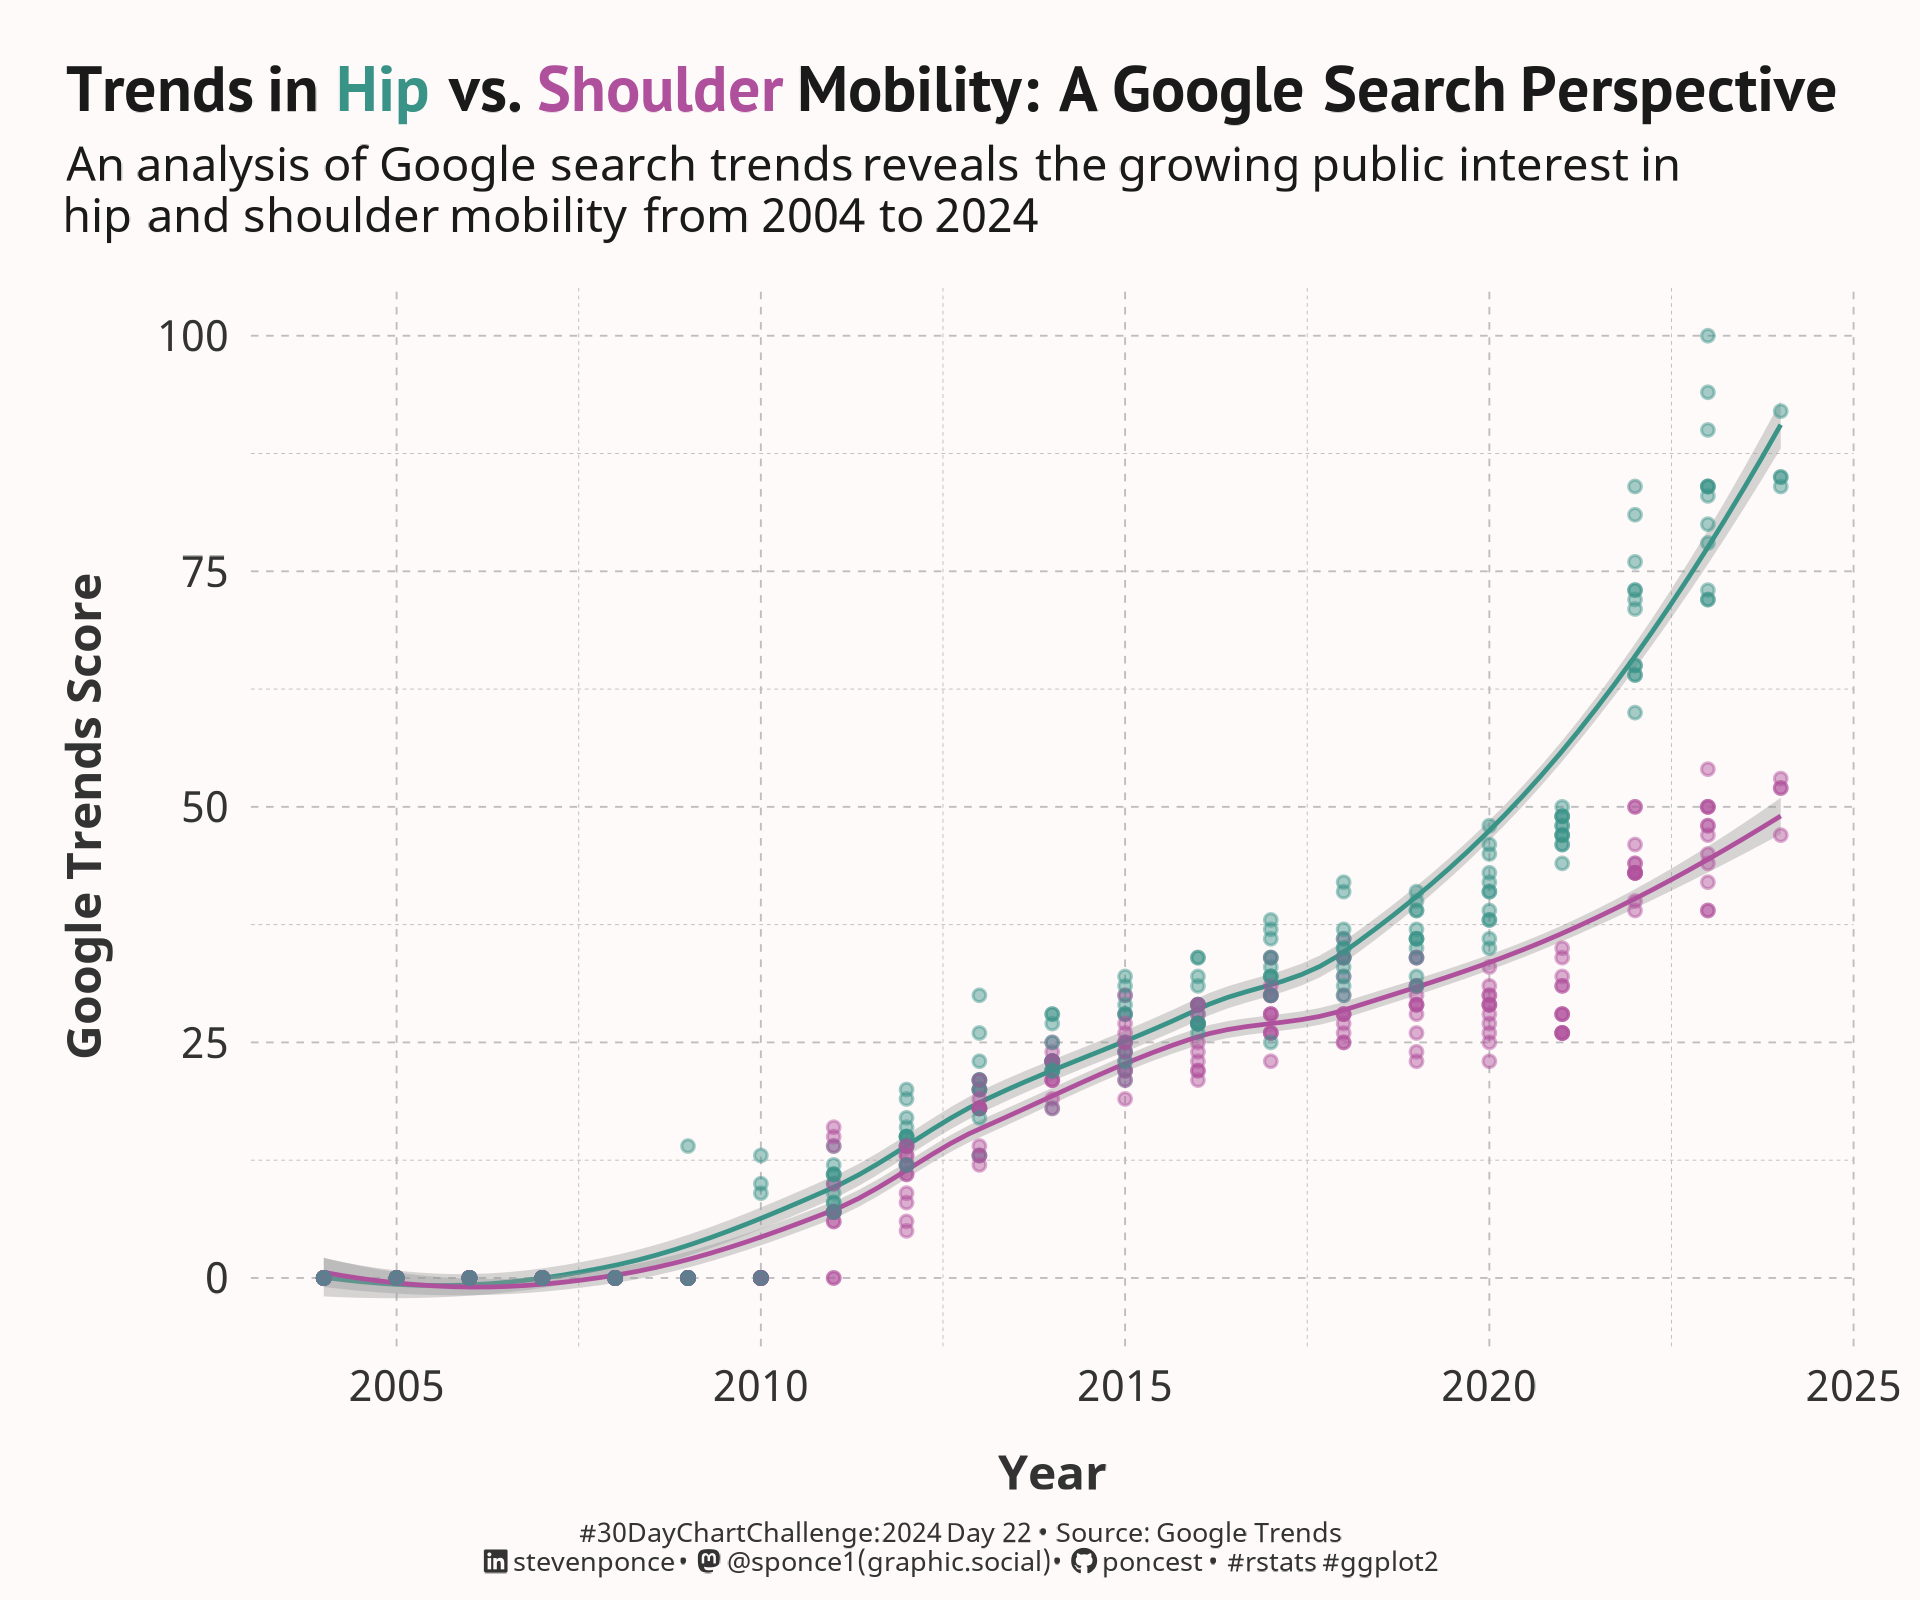

The script that drew this image:

## Challenge: #30DayChartChallenge 2024 day 22
## Topic:     Timeseries | mobility
## Author:    Steven Ponce
## Date:      2024-04-22

## Data:      Google Trends
##            Shoulder vs. Hip Mobility Terms
## Link:      https://trends.google.com/trends/explore?date=all&geo=US&q=shoulder%20mobility,hip%20mobility&hl=en

## Citation:
#' Google Trends. Shoulder &. Hip Mobility Terms | 2004 - present | All categories | Web Search
#' [Google Trends. Shoulder & Hip Mobility Terms. (2004 - 2024)]. 
#' Accessed [2024-04-22].


## 1. LOAD PACKAGES & SETUP ---- 
pacman::p_load(
  tidyverse,   # Easily Install and Load the 'Tidyverse'
  ggtext,      # Improved Text Rendering Support for 'ggplot2'
  showtext,    # Using Fonts More Easily in R Graphs
  janitor,     # Simple Tools for Examining and Cleaning Dirty Data
  skimr,       # Compact and Flexible Summaries of Data
  scales,      # Scale Functions for Visualization
  lubridate,   # Make Dealing with Dates a Little Easier
  readxl,      # Read Excel Files
  MetBrewer,   # Color Palettes Inspired by Works at the Metropolitan Museum of Art
  MoMAColors,  # Color Palettes Inspired by Artwork at the Museum of Modern Art in New York City
  glue         # Interpreted String Literals
  )

### |- figure size ---- 
camcorder::gg_record( 
  dir    = here::here("temp_plots"), 
  device = "png",
  width  = 6,
  height = 5,
  units  = "in",
  dpi    = 320)

### |- resolution ---- 
showtext_opts(dpi = 320, regular.wt = 300, bold.wt = 800)


## 2. READ IN THE DATA ----
mobility_data_2004_2024 <- read_csv(here::here("2024/data/google_trend_shoulder_hip_mobility.csv"),
  skip = 2,
  trim_ws = TRUE,
) |>
  clean_names() |>
  glimpse()


## 3. EXAMINING THE DATA ----
glimpse(mobility_data_2004_2024)
skim(mobility_data_2004_2024)
colnames(mobility_data_2004_2024)


## 4. TIDYDATA ----

### |- tidy data ---
mobility_tidy <- mobility_data_2004_2024 |>
  mutate(
    date = ym(month),
    month = month(date, abbr = TRUE, label = TRUE),
    year = year(date)
  ) |>
  rename(
    shoulder = shoulder_mobility_united_states,
    hip      = hip_mobility_united_states
  ) |>
  select(date, month, year, everything())

### |- plot data ---
plot_data <- mobility_tidy |>
  pivot_longer(
    cols = -c(date, month, year),
    names_to = "mobility_type",
    values_to = "score"
  )


# 5. VISUALIZATION ---- 
### |- plot aesthetics ---- 
bkg_col      <- colorspace::lighten('brown', 0.98) 
title_col    <- "gray10"             
subtitle_col <- "gray10"     
caption_col  <- "gray20"   
text_col     <- "gray20"     
col_palette  <- MoMAColors::moma.colors("Doughton", n = 2, type = "discrete")


### |-  titles and caption ----
# icons
tt <- str_glue("#30DayChartChallenge: { 2024 } Day { 22 } &bull; Source: Google Trends<br>") 
li <- str_glue("<span style='font-family:fa6-brands'>&#xf08c;</span>")  
gh <- str_glue("<span style='font-family:fa6-brands'>&#xf09b;</span>")
mn <- str_glue("<span style='font-family:fa6-brands'>&#xf4f6;</span>")

# text
hip           <- str_glue("<span style='color:{ col_palette[1] }'>**Hip**</span>")
shoulder      <- str_glue("<span style='color:{ col_palette[2] }'>**Shoulder**</span>")

title_text    <- str_glue("Trends in { hip } vs. { shoulder } Mobility: A Google Search Perspective") 

subtitle_text <- str_glue("An analysis of Google search trends reveals the growing public interest in<br>
                          hip and shoulder mobility from 2004 to 2024")

caption_text  <- str_glue("{tt} {li} stevenponce &bull; {mn} @sponce1(graphic.social) &bull; {gh} poncest &bull; #rstats #ggplot2")

### |-  fonts ----
font_add('fa6-brands', 'fonts/6.4.2/Font Awesome 6 Brands-Regular-400.otf')  
font_add_google("PT Sans", regular.wt = 400, family = "title")                 
font_add_google("Noto Sans", regular.wt = 400, family = "subtitle")  
font_add_google("Noto Sans", regular.wt = 400, family = "text")        
font_add_google("Noto Sans", regular.wt = 400,family = "caption")
showtext_auto(enable = TRUE)  

### |-  plot theme ----
theme_set(theme_minimal(base_size = 12, base_family = "text")) 

theme_update(
  plot.title.position   = "plot",
  plot.caption.position = "plot",
  legend.position       = "plot",
  plot.margin           = margin(t = 10, r = 15, b = 0, l = 15),               
  plot.background       = element_rect(fill = bkg_col, color = bkg_col),
  panel.background      = element_rect(fill = bkg_col, color = bkg_col),
  axis.title.x          = element_text(margin = margin(10, 0, 0, 0), size = rel(.9), color = text_col, family = "text", face = "bold"),
  axis.title.y          = element_text(margin = margin(0, 10, 0, 0), size = rel(.9), color = text_col, family = "text", face = "bold"),
  axis.text             = element_text(size = rel(.8), color = text_col, family = "text"),
  panel.grid.minor      = element_line(linetype = "dashed", linewidth = 0.1, color = "gray"),
  panel.grid.major      = element_line(linetype = "dashed", linewidth = 0.2, color = "gray")
) 

#' Interest over time 
#' Numbers represent search interest relative to the highest point on the chart 
#' for the given region and time. A value of 100 is the peak popularity for the 
#' term. A value of 50 means that the term is half as popular. A score of 0 means
#'  there was not enough data for this term.

### |-  final plot ----  
plot_data |> 
  ggplot(aes(x = year, y = score, color = mobility_type)) + 
  
  # Geoms
  geom_smooth(linewidth = 0.5, method = NULL) +
  geom_point(size = 1, alpha = .45) +
  
  # Scales
  scale_x_continuous() + 
  scale_y_continuous() +
  coord_cartesian(clip = 'off') +
  scale_color_manual(values = col_palette) +

  # Labs
  labs(x = "Year", 
       y = "Google Trends Score",
       title    = title_text,
       subtitle = subtitle_text,
       caption  = caption_text
  ) +
  
  # Theme
  theme(
    plot.title      = element_markdown(
      size          = rel(1.2),
      family        = "title",
      face          = "bold",
      color         = title_col,
      lineheight    = 1.1,
      margin        = margin(t = 5, b = 5)
    ),
    plot.subtitle   = element_markdown(
      size          = rel(.88), 
      family        = 'subtitle',
      color         = subtitle_col,
      lineheight    = 1.1, 
      margin        = margin(t = 0, b = 10)
    ),
    plot.caption    = element_markdown(
      size          = rel(.5),
      family        = "caption",
      color         = caption_col,
      lineheight    = 1.1,
      hjust         = 0.5,
      halign        = 0.5,
      margin        = margin(t = 5, b = 5)
    )
  )
  

# 6. SESSION INFO ----  
sessioninfo::session_info(include_base = TRUE) 

# ─ Session info ─────────────────────────────────────────────────────────────
# setting  value
# version  R version 4.3.3 (2024-02-29 ucrt)
# os       Windows 10 x64 (build 19045)
# system   x86_64, mingw32
# ui       RStudio
# language (EN)
# collate  English_United States.utf8
# ctype    English_United States.utf8
# tz       America/New_York
# date     2024-04-20
# rstudio  2023.12.1+402 Ocean Storm (desktop)
# pandoc   NA
# 
# ─ Packages ─────────────────────────────────────────────────────────────────
# ! package     * version    date (UTC) lib source
# base        * 4.3.3      2024-02-29 [2] local
# P base64enc     0.1-3      2015-07-28 [?] CRAN (R 4.3.0)
# P bit           4.0.5      2022-11-15 [?] CRAN (R 4.3.0)
# P bit64         4.0.5      2020-08-30 [?] CRAN (R 4.3.0)
# P camcorder     0.1.0      2022-10-03 [?] CRAN (R 4.3.0)
# P cellranger    1.1.0      2016-07-27 [?] CRAN (R 4.3.0)
# cli           3.6.2      2023-12-11 [1] CRAN (R 4.3.3)
# P colorspace    2.1-0      2023-01-23 [?] CRAN (R 4.3.0)
# P commonmark    1.9.0      2023-03-17 [?] CRAN (R 4.3.0)
# P compiler      4.3.3      2024-02-29 [?] local
# cowplot       1.1.3      2024-01-22 [1] CRAN (R 4.3.3)
# P crayon        1.5.2      2022-09-29 [?] CRAN (R 4.3.0)
# P curl          5.2.0      2023-12-08 [?] RSPM (R 4.3.0)
# P datasets    * 4.3.3      2024-02-29 [?] local
# P digest        0.6.33     2023-07-07 [?] CRAN (R 4.3.1)
# P dplyr       * 1.1.4      2023-11-17 [?] RSPM (R 4.3.0)
# P fansi         1.0.6      2023-12-08 [?] RSPM (R 4.3.0)
# P farver        2.1.1      2022-07-06 [?] CRAN (R 4.3.0)
# P fastmap       1.1.1      2023-02-24 [?] CRAN (R 4.3.0)
# P forcats     * 1.0.0      2023-01-29 [?] CRAN (R 4.3.0)
# P generics      0.1.3      2022-07-05 [?] CRAN (R 4.3.0)
# P ggplot2     * 3.5.0      2024-02-23 [?] CRAN (R 4.3.2)
# ggstream      0.1.0      2021-05-06 [1] CRAN (R 4.3.3)
# P ggtext      * 0.1.2      2022-09-16 [?] CRAN (R 4.3.0)
# P gifski        1.12.0-2   2023-08-12 [?] CRAN (R 4.3.1)
# P glue        * 1.7.0      2024-01-09 [?] CRAN (R 4.3.2)
# P graphics    * 4.3.3      2024-02-29 [?] local
# P grDevices   * 4.3.3      2024-02-29 [?] local
# P grid          4.3.3      2024-02-29 [?] local
# P gridtext      0.1.5      2022-09-16 [?] CRAN (R 4.3.0)
# P gtable        0.3.4      2023-08-21 [?] CRAN (R 4.3.1)
# P here          1.0.1      2020-12-13 [?] CRAN (R 4.3.0)
# P hms           1.1.3      2023-03-21 [?] CRAN (R 4.3.0)
# P htmltools     0.5.7      2023-11-03 [?] RSPM (R 4.3.0)
# P janitor     * 2.2.0      2023-02-02 [?] CRAN (R 4.3.0)
# P jsonlite      1.8.8      2023-12-04 [?] RSPM (R 4.3.0)
# P knitr         1.45       2023-10-30 [?] RSPM (R 4.3.0)
# P labeling      0.4.3      2023-08-29 [?] CRAN (R 4.3.1)
# P lattice       0.22-5     2023-10-24 [?] CRAN (R 4.3.3)
# P lifecycle     1.0.4      2023-11-07 [?] CRAN (R 4.3.2)
# P lubridate   * 1.9.3      2023-09-27 [?] RSPM (R 4.3.0)
# P magick        2.8.3      2024-02-18 [?] CRAN (R 4.3.3)
# P magrittr      2.0.3      2022-03-30 [?] CRAN (R 4.3.0)
# P markdown      1.12       2023-12-06 [?] CRAN (R 4.3.2)
# P Matrix        1.6-5      2024-01-11 [?] CRAN (R 4.3.3)
# P MetBrewer   * 0.2.0      2022-03-21 [?] CRAN (R 4.3.1)
# P methods     * 4.3.3      2024-02-29 [?] local
# P mgcv          1.9-1      2023-12-21 [?] CRAN (R 4.3.3)
# MoMAColors  * 0.0.0.9000 2024-03-31 [1] Github (BlakeRMills/MoMAColors@6f5d75d)
# P munsell       0.5.0      2018-06-12 [?] CRAN (R 4.3.0)
# P nlme          3.1-164    2023-11-27 [?] CRAN (R 4.3.3)
# P pacman        0.5.1      2019-03-11 [?] CRAN (R 4.3.0)
# P parallel      4.3.3      2024-02-29 [?] local
# P pillar        1.9.0      2023-03-22 [?] CRAN (R 4.3.0)
# P pkgconfig     2.0.3      2019-09-22 [?] CRAN (R 4.3.0)
# P purrr       * 1.0.2      2023-08-10 [?] CRAN (R 4.3.1)
# P R.cache       0.16.0     2022-07-21 [?] CRAN (R 4.3.2)
# P R.methodsS3   1.8.2      2022-06-13 [?] CRAN (R 4.3.1)
# P R.oo          1.26.0     2024-01-24 [?] CRAN (R 4.3.2)
# P R.utils       2.12.3     2023-11-18 [?] CRAN (R 4.3.2)
# P R6            2.5.1      2021-08-19 [?] CRAN (R 4.3.0)
# P ragg          1.2.7      2023-12-11 [?] RSPM (R 4.3.0)
# Rcpp          1.0.12     2024-01-09 [1] CRAN (R 4.3.3)
# P readr       * 2.1.5      2024-01-10 [?] CRAN (R 4.3.2)
# P readxl      * 1.4.3      2023-07-06 [?] CRAN (R 4.3.1)
# renv          1.0.5      2024-02-29 [1] CRAN (R 4.3.3)
# P repr          1.1.6      2023-01-26 [?] CRAN (R 4.3.0)
# P rlang         1.1.3      2024-01-10 [?] CRAN (R 4.3.2)
# P rprojroot     2.0.4      2023-11-05 [?] RSPM (R 4.3.0)
# P rstudioapi    0.15.0     2023-07-07 [?] CRAN (R 4.3.1)
# P rsvg          2.6.0      2023-10-08 [?] RSPM (R 4.3.0)
# P scales      * 1.3.0      2023-11-28 [?] CRAN (R 4.3.2)
# P sessioninfo   1.2.2      2021-12-06 [?] CRAN (R 4.3.0)
# P showtext    * 0.9-7      2024-03-02 [?] CRAN (R 4.3.3)
# P showtextdb  * 3.0        2020-06-04 [?] CRAN (R 4.3.0)
# P skimr       * 2.1.5      2022-12-23 [?] CRAN (R 4.3.0)
# P snakecase     0.11.1     2023-08-27 [?] CRAN (R 4.3.1)
# P splines       4.3.3      2024-02-29 [?] local
# P stats       * 4.3.3      2024-02-29 [?] local
# P stringi       1.8.3      2023-12-11 [?] RSPM (R 4.3.0)
# P stringr     * 1.5.1      2023-11-14 [?] RSPM (R 4.3.0)
# P styler        1.10.2     2023-08-29 [?] CRAN (R 4.3.2)
# P svglite       2.1.1      2023-01-10 [?] CRAN (R 4.3.0)
# P sysfonts    * 0.8.9      2024-03-02 [?] CRAN (R 4.3.3)
# P systemfonts   1.0.5      2023-10-09 [?] RSPM (R 4.3.0)
# P textshaping   0.3.6      2021-10-13 [?] CRAN (R 4.3.0)
# P tibble      * 3.2.1      2023-03-20 [?] CRAN (R 4.3.0)
# P tidyr       * 1.3.1      2024-01-24 [?] CRAN (R 4.3.2)
# tidyselect    1.2.1      2024-03-11 [1] CRAN (R 4.3.3)
# P tidyverse   * 2.0.0      2023-02-22 [?] CRAN (R 4.3.0)
# P timechange    0.2.0      2023-01-11 [?] CRAN (R 4.3.0)
# P tools         4.3.3      2024-02-29 [?] local
# P tzdb          0.4.0      2023-05-12 [?] CRAN (R 4.3.0)
# P utf8          1.2.4      2023-10-22 [?] CRAN (R 4.3.2)
# P utils       * 4.3.3      2024-02-29 [?] local
# P vctrs         0.6.5      2023-12-01 [?] CRAN (R 4.3.2)
# P vroom         1.6.5      2023-12-05 [?] RSPM (R 4.3.0)
# P withr         3.0.0      2024-01-16 [?] CRAN (R 4.3.2)
# P xfun          0.41       2023-11-01 [?] CRAN (R 4.3.2)
# P xml2          1.3.6      2023-12-04 [?] RSPM (R 4.3.0)
# 
# [1] C:/Users/poncest/OneDrive - Bristol Myers Squibb/RStudio/_CHALLENGES/30DayChartChallenge/renv/library/R-4.3/x86_64-w64-mingw32
# [2] C:/Users/poncest/AppData/Local/R/cache/R/renv/sandbox/R-4.3/x86_64-w64-mingw32/07866f9d
# 
# P ── Loaded and on-disk path mismatch.
# 
# ────────────────────────────────────────────────────────────────────────────
# > 
